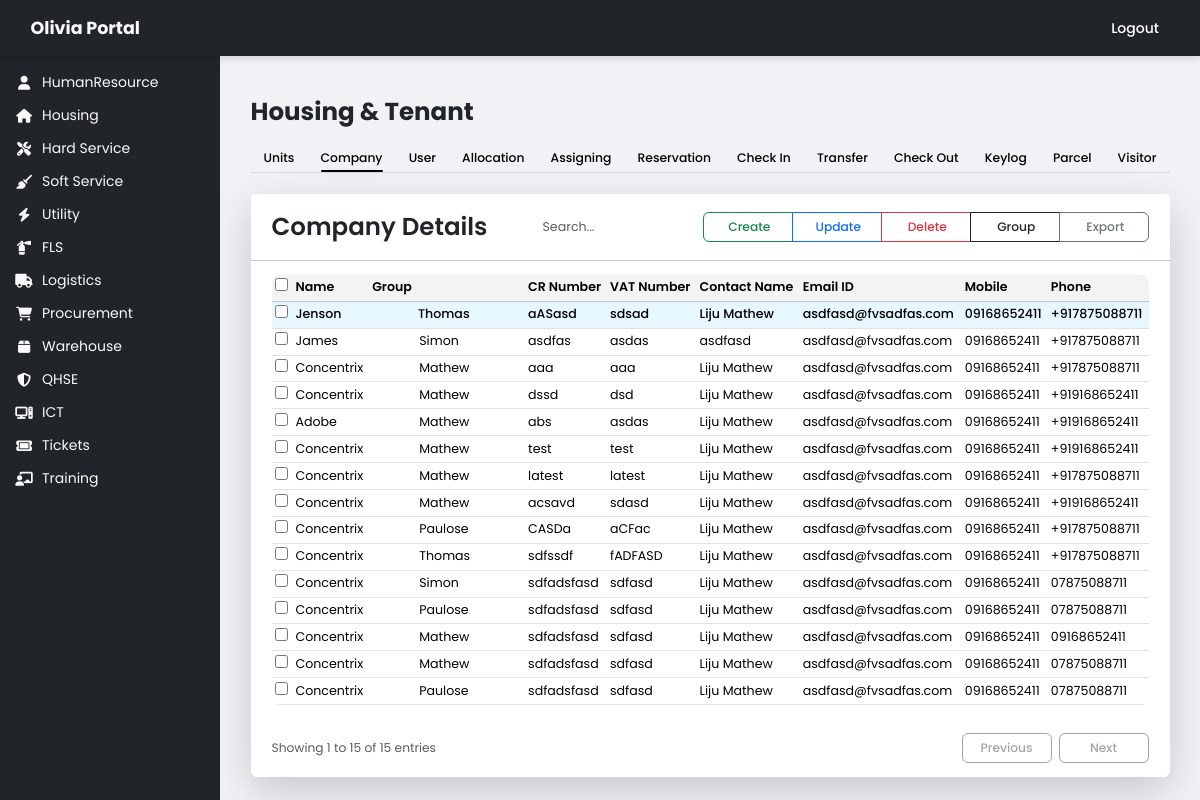
The app's page /housing/company/ with its own data.
### Housing/models.py (models this page shows, shortened)
class AuditModel(models.Model):
    created_date = models.DateTimeField(auto_now_add=True)
    created_by = models.CharField(max_length=255, blank=True, null=True)
    modified_date = models.DateTimeField(auto_now=True)
    modified_by = models.CharField(max_length=255, blank=True, null=True)
    class Meta:
        abstract = True

class UserCompany(AuditModel): # Inherits AuditModel
    company_name = models.CharField(max_length=255, verbose_name="Company Name")
    company_group = models.ForeignKey(
        CompanyGroup,
        on_delete=models.SET_NULL,  # Good practice: don't delete companies if a group is deleted
        null=True,
        blank=True,
        verbose_name="Company Group"
    )
    company_details = models.TextField(blank=True, verbose_name="Company Details")
    cr_number = models.CharField(max_length=50, blank=True, null=True, verbose_name="CR Number")
    vat_number = models.CharField(max_length=50, blank=True, null=True, verbose_name="VAT Number")
    address_text = models.TextField(blank=True, verbose_name="Address")
    contact_name = models.CharField(max_length=255, blank=True, verbose_name="Contact Name")
    email_address = models.EmailField(max_length=255, blank=True, verbose_name="Email Address")
    mobile = models.CharField(max_length=20, blank=True, verbose_name="Mobile")
    phone = models.CharField(max_length=20, blank=True, verbose_name="Phone")
    objects = models.Manager()
    class Meta:
        verbose_name = "User Company"
        verbose_name_plural = "User Companies"

class CompanyGroup(AuditModel): # Inherits AuditModel
    company_name = models.CharField(
        max_length=255,
        unique=True,
        verbose_name="Company Group Name"
    )
    class Meta:
        verbose_name = "Company Group"
        verbose_name_plural = "Company Groups"
        ordering = ['company_name']

### Housing/views.py (the view)
# urls.py: path('company/', views.company_list_view, name="company"),
def company_list_view(request):
    print("\n--- DEBUG: company_list_view EXECUTING ---")
    try:
        connection.close()
        connection.ensure_connection()
    except Exception as db_e:
        print(f"DEBUG: DB Connection Error (safe to ignore if minor): {db_e}")
    all_groups = CompanyGroup.objects.all()
    try:
        all_companies = UserCompany.objects.select_related("company_group").order_by("-id")
        print(f"DEBUG: Found {all_companies.count()} companies in DB")
        paginator = Paginator(all_companies, 15)
        page_number = request.GET.get("page", 1)
        try:
            company_page = paginator.page(page_number)
        except (PageNotAnInteger, EmptyPage):
            company_page = paginator.page(1)
        if company_page.object_list: # Check if list is not empty
            print(f"DEBUG: First company on this page: {company_page.object_list[0].company_name}")
        context = {
            "companies": company_page.object_list,
            "company_page": company_page,
            "company_groups": all_groups,
            "tabs": HOUSING_TABS,
            "active_tab": "company",
        }
    except Exception as e:
        print(f"!!! ERROR in company_list_view: {e}")
        context = {
            "companies": [],
            "company_page": None,
            "company_groups": all_groups,
            "tabs": HOUSING_TABS,
            "active_tab": "company",
        }
    return render(request, "housing/company.html", context)

### Housing/context_processors.py (called while the page is built)
def housing_tabs(request):
    return {"tabs": HOUSING_TABS}

### Olivia/constants.py (called while the page is built)
def departments_context(request):
    return {"departments": DEPARTMENTS}

def hr_tabs_context(request):
    return {"HR_TABS": HR_TABS}

### Olivia/views.py (called while the page is built)
def departments_context(request):
    return {"departments": DEPARTMENTS}

### Housing/templates/housing/company.html (shortened to what this page needs)
{% extends "housing/home.html" %}
{% load static %}
{% block extra_css %}
<link rel="stylesheet" href="{% static 'humanresource/css/humanresource.css' %}">
<link rel="stylesheet" href="{% static 'housing/css/company.css' %}">
{% endblock %}
{% block hr_content %}
<div class="card shadow-lg border-0 rounded-3 mt-4">
  <div class="card-header bg-white border-0 px-4 py-3">
    <div class="d-flex align-items-center justify-content-between flex-wrap gap-2">
      <h3 class="fw-semibold mb-0" style="font-family: 'Poppins', sans-serif;">
        Company Details
      </h3>
      <div class="search-box mx-3">
        <input placeholder="Search..." id="search" class="form-control shadow-none" type="search">
      </div>
      <div class="btn-group btn-group-sm align-items-center">
        <button class="btn btn-sm btn-outline-success" data-bs-toggle="modal" data-bs-target="#companyModal"
          id="addNewCompanyBtn">
           Create
        </button>
        <button type="button" class="btn btn-sm btn-outline-primary" id="updateCompanyBtn">
           Update
        </button>
        <button type="button" class="btn btn-sm btn-outline-danger" id="deleteSelectedBtn"  data-bs-toggle="modal" data-bs-target="#deleteConfirmationModal">
           Delete
        </button>
        <button id="viewGroupBtn" class="btn btn-sm btn-outline-dark" data-bs-toggle="modal"
          data-bs-target="#companyGroupModal">
           Group
        </button>
        <button type="button" class="btn btn-sm btn-outline-secondary" id="exportBtn">
           Export
        </button>
      </div>
    </div>
  </div>
  <hr class="no-margin-hr">
  <div class="card-body px-4 py-3">
    <div class="table-responsive">
      <table id="companyTable" class="table table-sm align-middle table-hover mb-0"
        style="font-family: 'Poppins', sans-serif; font-size: 0.9rem;">
        <thead class="table-light text-muted">
          <tr>
            <th><input type="checkbox" id="selectAll"></th>
            <th>Name</th>
            <th>Group</th>
            <th>CR Number</th>
            <th>VAT Number</th>
            <th>Contact Name</th>
            <th>Email ID</th>
            <th>Mobile</th>
            <th>Phone</th>
          </tr>
        </thead>
        <tbody id="companiesTableBody">
          {% for company in companies %}
          <tr class="{% if forloop.first %}new-entry{% endif %}">
            <td><input type="checkbox" class="select-entry" value="{{ company.id }}"></td>
            <td>{{ company.company_name }}</td>
            <td>
              {% if company.company_group %}
              <span data-group-id="{{ company.company_group.id }}">
                  {{ company.company_group.company_name }}
                </span>
              {% else %}
              -
              {% endif %}
            </td>
            <td>{{ company.cr_number|default:'-' }}</td>
            <td>{{ company.vat_number|default:'-' }}</td>
            <td>{{ company.contact_name|default:'-' }}</td>
            <td>{{ company.email_address|default:'-' }}</td>
            <td>{{ company.mobile|default:'-' }}</td>
            <td>{{ company.phone|default:'-' }}</td>
          </tr>
          {% empty %}
          <tr>
            <td colspan="9" class="text-center text-muted">No company records found</td>
          </tr>
          {% endfor %}
        </tbody>
      </table>
    </div>
  </div>
  <div class="card-footer bg-white border-0 rounded-3 py-3 px-4">
    <div class="d-flex align-items-center justify-content-between flex-wrap gap-2">
      <div class="d-flex align-items-center small text-muted">
        <span class="me-3">
          {% if company_page %}
          Showing {{ company_page.start_index }} to {{ company_page.end_index }} of {{ company_page.paginator.count }}
          entries
          {% else %}
          No entries
          {% endif %}
        </span>
      </div>
      <div class="d-flex gap-2">
        {% if company_page and company_page.has_previous %}
        <a href="{% url 'company' %}?page={{ company_page.previous_page_number }}" class="btn btn-outline-secondary btn-sm">
          <i class="bi bi-chevron-left"></i> Previous
        </a>
        {% else %}
        <button class="btn btn-outline-secondary btn-sm" disabled>
           Previous
        </button>
        {% endif %}
        {% if company_page and company_page.has_next %}
        <a href="{% url 'company' %}?page={{ company_page.next_page_number }}" class="btn btn-outline-secondary btn-sm">
          Next <i class="bi bi-chevron-right"></i>
        </a>
        {% else %}
        <button class="btn btn-outline-secondary btn-sm" disabled>
          Next
        </button>
        {% endif %}
      </div>
    </div>
  </div>
</div>
{% endblock %}

### static/css/style.css (style rules this page uses)
html, body { font-family: 'Poppins', sans-serif !important; font-size: 14px; font-weight: 400; color: #333; background-color: #f8f9fa; margin: 0; padding: 0; height: calc(100vh - 56px); }
h1, h2, h3, h4, h5, h6 { font-weight: 600; color: #212529; }
.btn { font-family: 'Poppins', sans-serif !important; font-weight: 500; border-radius: 8px; transition: all 0.3s ease; }
.btn-sm { min-width: 90px; height: 30px; display: inline-flex; align-items: center; justify-content: center; font-size: 0.875rem; border-radius: 6px; }
.card { border-radius: 10px; transition: all 0.3s ease; }
.table { font-size: 0.9rem; border-radius: 8px; overflow: hidden; transition: all 0.3s ease; }
.table th { font-weight: 600; background-color: #f1f3f5; }
.form-control, .form-select { font-family: 'Poppins', sans-serif !important; font-size: 0.9rem; border-radius: 6px; transition: all 0.3s ease; }
.search-box { position: relative; flex: 1; max-width: 260px; }
.search-box input.form-control { height: 38px; border: none; border-radius: 20px; padding-left: 34px; background: transparent; box-shadow: none; font-size: 0.9rem; }

### HumanResource/static/humanresource/css/humanresource.css (style rules this page uses)
.no-margin-hr { margin: 0 !important; }
.new-entry { background-color: #e6f7ff !important; font-weight: 500; transition: background-color 0.5s ease; animation: highlightFade 2s ease; }

### Housing/static/housing/css/company.css (style rules this page uses)
.new-entry, .new-entry td { background-color: #e6f7ff !important; }
.new-entry { font-weight: 500; transition: background-color 0.5s ease; animation: highlightFade 2s ease; }

### records on screen
UserCompany: company_name "Jenson", company_group.company_name "Thomas", cr_number "aASasd", vat_number "sdsad", contact_name "Liju Mathew", email_address "asdfasd@fvsadfas.com", mobile "09168652411", phone "+917875088711"
UserCompany: company_name "James", company_group.company_name "Simon", cr_number "asdfas", vat_number "asdas", contact_name "asdfasd", email_address "asdfasd@fvsadfas.com", mobile "09168652411", phone "+917875088711"
UserCompany: company_name "Concentrix", company_group.company_name "Mathew", cr_number "aaa", vat_number "aaa", contact_name "Liju Mathew", email_address "asdfasd@fvsadfas.com", mobile "09168652411", phone "+917875088711"
UserCompany: company_name "Concentrix", company_group.company_name "Mathew", cr_number "dssd", vat_number "dsd", contact_name "Liju Mathew", email_address "asdfasd@fvsadfas.com", mobile "09168652411", phone "+919168652411"
UserCompany: company_name "Adobe", company_group.company_name "Mathew", cr_number "abs", vat_number "asdas", contact_name "Liju Mathew", email_address "asdfasd@fvsadfas.com", mobile "09168652411", phone "+919168652411"
UserCompany: company_name "Concentrix", company_group.company_name "Mathew", cr_number "test", vat_number "test", contact_name "Liju Mathew", email_address "asdfasd@fvsadfas.com", mobile "09168652411", phone "+919168652411"
UserCompany: company_name "Concentrix", company_group.company_name "Mathew", cr_number "latest", vat_number "latest", contact_name "Liju Mathew", email_address "asdfasd@fvsadfas.com", mobile "09168652411", phone "+917875088711"
UserCompany: company_name "Concentrix", company_group.company_name "Mathew", cr_number "acsavd", vat_number "sdasd", contact_name "Liju Mathew", email_address "asdfasd@fvsadfas.com", mobile "09168652411", phone "+919168652411"
UserCompany: company_name "Concentrix", company_group.company_name "Paulose", cr_number "CASDa", vat_number "aCFac", contact_name "Liju Mathew", email_address "asdfasd@fvsadfas.com", mobile "09168652411", phone "+917875088711"
UserCompany: company_name "Concentrix", company_group.company_name "Thomas", cr_number "sdfssdf", vat_number "fADFASD", contact_name "Liju Mathew", email_address "asdfasd@fvsadfas.com", mobile "09168652411", phone "+917875088711"
UserCompany: company_name "Concentrix", company_group.company_name "Simon", cr_number "sdfadsfasd", vat_number "sdfasd", contact_name "Liju Mathew", email_address "asdfasd@fvsadfas.com", mobile "09168652411", phone "07875088711"
UserCompany: company_name "Concentrix", company_group.company_name "Paulose", cr_number "sdfadsfasd", vat_number "sdfasd", contact_name "Liju Mathew", email_address "asdfasd@fvsadfas.com", mobile "09168652411", phone "07875088711"
UserCompany: company_name "Concentrix", company_group.company_name "Mathew", cr_number "sdfadsfasd", vat_number "sdfasd", contact_name "Liju Mathew", email_address "asdfasd@fvsadfas.com", mobile "09168652411", phone "09168652411"
UserCompany: company_name "Concentrix", company_group.company_name "Mathew", cr_number "sdfadsfasd", vat_number "sdfasd", contact_name "Liju Mathew", email_address "asdfasd@fvsadfas.com", mobile "09168652411", phone "07875088711"
UserCompany: company_name "Concentrix", company_group.company_name "Paulose", cr_number "sdfadsfasd", vat_number "sdfasd", contact_name "Liju Mathew", email_address "asdfasd@fvsadfas.com", mobile "09168652411", phone "07875088711"

### other values on screen
{{ dept.name }} "HumanResource" "Housing" "Hard Service" "Soft Service" "Utility" "FLS" "Logistics" "Procurement" "Warehouse" "QHSE" "ICT" "Tickets" "Training"
{{ tab.name }} "Units" "Company" "User" "Allocation" "Assigning" "Reservation" "Check In" "Transfer" "Check Out" "Keylog" "Parcel" "Visitor"
{{ company_page.start_index }} "1"
{{ company_page.end_index }} "15"
{{ company_page.paginator.count }} "15"
